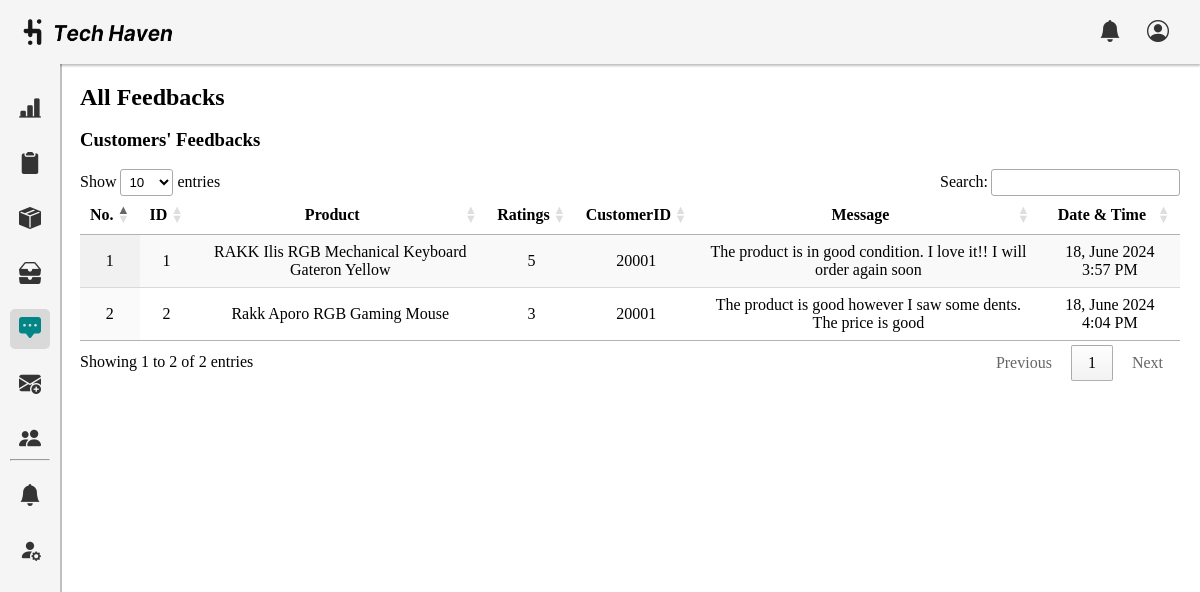
The page /admin/feedbacks.php on the database its author committed.
### tables this page shows
CREATE TABLE `feedback` (
  `feedbackID` int(100) NOT NULL,
  `prod_name` varchar(100) NOT NULL,
  `ratings` int(50) NOT NULL,
  `customerID` int(100) NOT NULL,
  `message` text NOT NULL,
  `date_created` timestamp NOT NULL DEFAULT current_timestamp()
);

### admin/feedbacks.php (the view, shortened to what this page needs)
<!DOCTYPE html>
<html lang="en">
<head>
    <link rel="stylesheet" href="css/dashboard.css">
    <link rel="stylesheet" href="../assets/font/inter.css">
    <link rel="stylesheet" href="../node_modules/bootstrap-icons/font/bootstrap-icons.css">
    <link rel="stylesheet" type="text/css" href="https://cdn.datatables.net/1.10.25/css/jquery.dataTables.css">
</head>
<body>
    <header class="nav">
        <div class="nav-left">
            <img src="../assets/img/tech-haven-logo2.png" alt="Tech Haven Logo" id="logo">
        </div>
        <div class="nav-right">
            <i class="bi bi-bell-fill tooltip-trigger" data-tooltip="Notifications"></i>
            <i class="bi bi-person-circle tooltip-trigger" data-tooltip="Profile"></i>
        </div>
    </header>
    <section class="container">
        <div class="sidebar">
            <ul class="sidebar-list">
                <li class="sidebar-list-item">
                    <a href="dashboard.php" class="sidebar-link tooltip-trigger" data-tooltip="Dashboard">
                          <i class="bi bi-bar-chart-line-fill"></i>
                     </a>
                </li>
                <li class="sidebar-list-item">
                     <a href="orders.php" class="sidebar-link tooltip-trigger" data-tooltip="Orders">
                          <i class="bi bi-clipboard2-fill"></i>
                     </a>
                </li>
                <li class="sidebar-list-item">
                     <a href="products.php" class="sidebar-link tooltip-trigger" data-tooltip="Products">
                          <i class="bi bi-box-seam-fill"></i>
                     </a>
                </li>
                <li class="sidebar-list-item">
                     <a href="inventory.php" class="sidebar-link tooltip-trigger" data-tooltip="Inventory">
                          <i class="bi bi-inboxes-fill"></i>
                    </a>
                </li>
                <li class="sidebar-list-item">
                     <a href="feedbacks.php" class="sidebar-link tooltip-trigger active" data-tooltip="Feedbacks">
                         <i class="bi bi-chat-square-dots-fill"></i>
                     </a>
                </li>
                <li class="sidebar-list-item">
                     <a href="users.php" class="sidebar-link tooltip-trigger" data-tooltip="Advertisements">
                         <i class="bi bi-envelope-plus-fill"></i>
                     </a>
                </li>
                <li class="sidebar-list-item">
                     <a href="users.php" class="sidebar-link tooltip-trigger" data-tooltip="Users">
                         <i class="bi bi-people-fill"></i>
                     </a>
                </li>
                <hr>
                <li class="sidebar-list-item">
                     <a href="users.php" class="sidebar-link tooltip-trigger" data-tooltip="Notifications">
                         <i class="bi bi-bell-fill"></i>
                     </a>
                </li>
                <li class="sidebar-list-item">
                     <a href="users.php" class="sidebar-link tooltip-trigger" data-tooltip="Edit Profile">
                         <i class="bi bi-person-fill-gear"></i>
                     </a>
                </li>
              </ul>
          </div>
    <div class="dashboard-content">
        <h1>All Feedbacks</h1><br>
        <div class = "wrapper-dashboard">
        <h3>Customers' Feedbacks</h3><br>
        <table id="example" class="display" style="width:100%">
                <thead>
                    <tr>
                        <th>No.</th>
                        <th>ID</th>
                        <th>Product</th>
                        <th>Ratings</th>
                        <th>CustomerID</th>
                        <th>Message</th>
                        <th>Date & Time</th>
                    </tr>
                </thead>
                <tbody>
                    <?php
                    $servername = "localhost";
                    $username = "root";
                    $password = "";
                    $dbname = "th_db";
                    $conn = new mysqli($servername, $username, $password, $dbname);
                    $sql = "SELECT feedbackID, prod_name, ratings, customerID, message, date_created FROM feedback";
                    $result = $conn->query($sql);
                    if ($result->num_rows > 0) {
                        $counter = 1;
                        while($row = $result->fetch_assoc()) {
                            echo "<tr>";
                            echo "<td>" . $counter . "</td>";
                            echo "<td>" . $row["feedbackID"] . "</td>";
                            echo "<td>" . $row["prod_name"] . "</td>";
                            echo "<td>" . $row["ratings"] . "</td>";
                            echo "<td>" . $row["customerID"] . "</td>";
                            echo "<td>" . $row["message"] . "</td>";
                            $date = new DateTime($row["date_created"]);
                            echo "<td>" . $date->format('j, F Y g:i A') . "</td>";
                            echo "</tr>";
                            $counter++;
                        }
                    } else {
                        echo "<tr><td colspan='8'>No results found</td></tr>";
                    }
                    ?>
                </tbody>
            </table>
        </div>
    </div>
    </section>
</body>
</html>

### admin/css/dashboard.css (style rules this page uses)
* { margin: 0; box-sizing: border-box; padding: 0; }
:root { --lightColor: #F5F5F5; --shadedColor: #E7E7E7; --darkModeNav: #292929; --darkBody: #5C5C5C; }
.nav { background: var(--lightColor); display: flex; justify-content: space-between; align-items: center; height: 4rem; font: italic 600 20px/normal 'Inter'; box-shadow: 0px 2px 2px 0px rgba(0, 0, 0, 0.25); }
.nav img { width: 150px; margin-left: 15%; }
.nav-left, .nav-middle, .nav-right { display: flex; align-items: center; }
.nav-right { display: flex; justify-content: space-between; margin-right: 1.5%; }
.nav-right i { margin: 13px; cursor: pointer; font-size:22px; color:#343434; }
.sidebar { margin-top:0; width: 60px; height: 917px; flex-shrink: 0; background: var(--lightColor); box-shadow: 2px 0px 0px 0px rgba(0, 0, 0, 0.25); padding:10px; }
.nav-right, .sidebar-link { display: flex; justify-content: center; align-items: center; }
.sidebar-link { height: 40px; width: 100%; display: flex; justify-content: center; align-items: center; text-decoration: none; color: #5C5C5C; border-radius: 5px; }
.sidebar-list-item { height: 100%; display: flex; justify-content: center; align-items: center; margin-top: 15px; }
.sidebar-list-item i { font-size:22px; color:#343434; }
.tooltip-trigger { position: relative; }
.sidebar-link.active .bi { color: #008686; }
.sidebar-link.active { background: #D9D9D9; }
.container { display: flex; }
.dashboard-content { padding: 20px; }

### admin/feedbacks.php (style rules this page uses)
.dashboard-content { width: 100%; padding: 20px; }
#example { width: 100% !important; margin: auto; }
#example th, #example td { text-align: center; }

### rows shown on the page
feedback: feedbackID "1", prod_name "RAKK Ilis RGB Mechanical Keyboard Gateron Yellow", ratings "5", customerID "20001", message "The product is in good condition. I love it!! I will order again soon", date_created "18, June 2024 3:57 PM"
feedback: feedbackID "2", prod_name "Rakk Aporo RGB Gaming Mouse", ratings "3", customerID "20001", message "The product is good however I saw some dents. The price is good", date_created "18, June 2024 4:04 PM"
